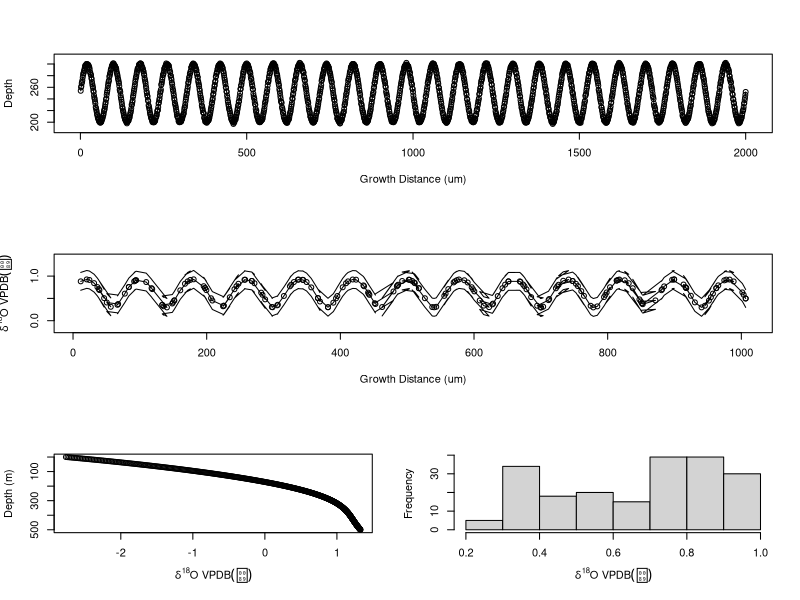

Write the R code that produced this figure.
## Simulation of stratified water column, cephalopod, and resulting SIMS data

#To do: Bind simulated columns and sort by distance,
#			Formulas for other 'types' of depth migration behavior
#			

depth.max<-500														#Maximum Depth of Waterway
	
depth.range<-c(0,depth.max)											#Range of depth possible at point in the seaway

depth<-seq(from=depth.range[1],to=depth.range[2],by=1)

temp.0<-26															#Surface temperature
temp.deep<-5
temp.halflife<-1/200
ceph.growth.day<-25													#Growth/day in microns

ceph.days<-80														#Days continuous measure

var.ceph.depth<-1													#How variable the values are around 'normal' depth pattern
ceph.depth.amp<-50

sims.growth.ave<-10													#Quantity describing growth distance averaged by SIMS pit in um

sim.type='o'

salinity.strat<-seq(from=depth.range[1],to=depth.range[2],by=1)
temp.strat<-seq(from=depth.range[1],to=depth.range[2],by=1)
sal.mag<-20
sal.mean<-50
d.o.open<-(-1)

for (j in 1:length(depth)){

salinity.strat[j]<-sal.mag*cos(depth[j]*(2*pi)/length(depth))+sal.mean						#Function that describes salinity at depth in seaway

}

for (i in 1:length(depth)){

temp.strat[i]<-(temp.0-temp.deep)*exp(-temp.halflife*i)+temp.deep										#Function describing the temperature change with depth in seaway

}

d.o.water<-(-(salinity.strat/34.3)-1)*(d.o.open+1.22)-1.22								#Equation from Wright 1986-replace with recent equation

d.o.carb<-(temp.strat-21.8)/(-4.69)+(d.o.water)											#Grossman and Ku 1986 Funtion combining temperature and d18Owater variation to predict carbonate at depth

ceph.growth<-seq(from=1,to=(ceph.growth.day*ceph.days),by=1)											#Function describing cephalopod growth distance
swim.path<-ceph.growth
swim.d.o<-ceph.growth

for (k in 1:length(ceph.growth)){

swim.path[k]<-round(ceph.depth.amp*sin(ceph.growth[k]*(2*pi)/ceph.days)+(1/2*depth.max)+rnorm(n=1,mean=0,sd=var.ceph.depth))																			#Function describing swimming depth of cephalopod

}

depth.d.o.carb<-as.data.frame(cbind(depth,d.o.carb))

for (m in 1:length(ceph.growth)){

swim.d.o[m]<-depth.d.o.carb$d.o.carb[depth.d.o.carb$depth==swim.path[m]]

}

sims.data.series<-seq(1,(length(ceph.growth)/sims.growth.ave),by=1)

var.sims<-round(rnorm(n=(length(ceph.growth)/sims.growth.ave),sd=6),0)

sims.growth.dist<-seq(0,length(ceph.growth)-1,by=sims.growth.ave)

for (k in 1:((length(ceph.growth)/sims.growth.ave))){

from<-((((k+2)*5)+var.sims[k])-5)
to<-((((k+2)*5)+var.sims[k])+4)

sims.data.series[k]<-mean(swim.d.o[from:to])

sims.growth.dist[k]<-mean(c(from,to))

}

windows()
layout(matrix(c(1,1,2,2,3,4), nrow=3, ncol=2, byrow=TRUE), widths=c(1,1,0.5,0.5), heights=1)

plot(x=ceph.growth,
y=swim.path,
ylim=c(min(swim.path)-10,max(swim.path)+10),
ylab='Depth',
xlab='Growth Distance (um)',
type=sim.type)	#Behavioral Pattern

plot(x=sims.growth.dist,
y=sims.data.series,
ylim=c(min(sims.data.series)-.5,max(sims.data.series)+.5),
ylab=expression(delta^18*O~VPDB("")),
xlab='Growth Distance (um)',
type=sim.type) #Simulation Time Series

points(x=sims.growth.dist,
y=sims.data.series+.2,
type='l')

points(x=sims.growth.dist,
y=sims.data.series-.2,
type='l')

plot(x=d.o.carb,
y=depth,
ylim=c(max(depth),min(depth)),
xlab=expression(delta^18*O~VPDB("")),
ylab='Depth (m)')  #Water depth and expected delta18O

hist(sims.data.series,
main='',
xlab=expression(delta^18*O~VPDB("")))

#Distribution of differences between pits as function of distance


#plot(x=salinity.strat,y=depth,ylim=c(max(depth),min(depth)))
#plot(x=temp.strat,y=depth,ylim=c(max(depth),min(depth)))
#plot(x=d.o.carb,y=depth,ylim=c(max(depth),min(depth)))
#plot(x=ceph.growth,swim.d.o,type='b')
#


#hist(sims.data.series)

#plot(x=ceph.growth,y=swim.d.o)
